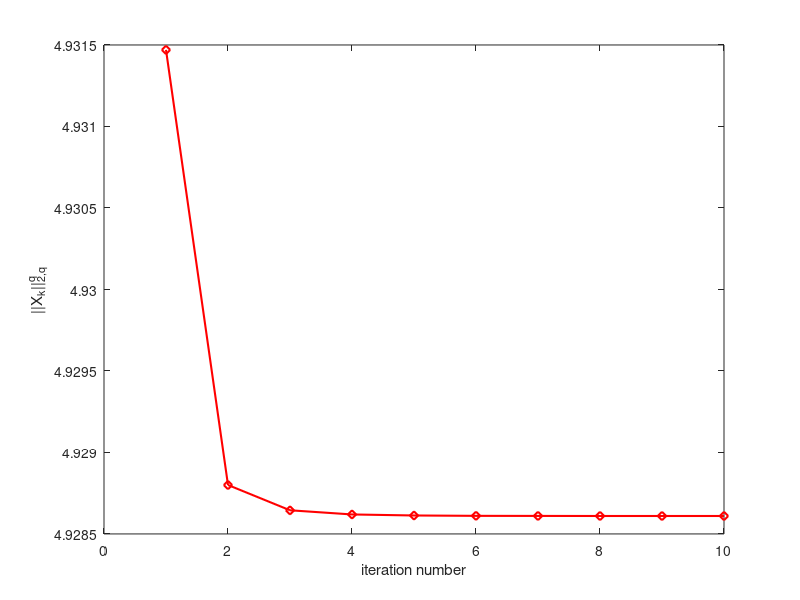
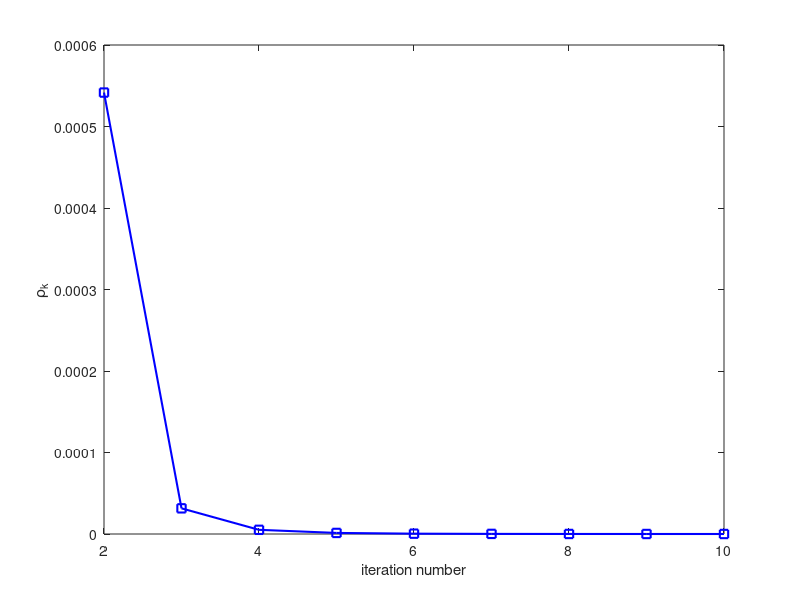

These charts were generated, in order, by the following MATLAB code:
function nearestpoly 
% compute the nearest polynomial to multiple given polynomials
% f0=1
% polynomial basis: e_j=x^j-1, j=1,2,...,n
% multiple given polynoial: f_i=x^i, i=1,2,...,m
% given zero: z=1;
% p=2,q, 0<q<=2
% written by Wenyu Hu
% date: Jul. 2019

clear all
clc
format long

q=.25;
n=6;
m=5;

z=2;

epsilon=1e-8;
isConverged=0;
% e_j(x)
Ve=zeros(n,1);
for j=1:n
    Ve(j)=z^(j-1);
end
norme=norm(Ve,2);

%
f0=@(x)1;
Vf0=zeros(m,1);
for i=1:m
    Vf0(i)=f0(z);
end

%
Vf=zeros(m,1);
for i=1:m
    f{i}=@(x)x^i;
    Vf(i)=f{i}(z);
end

%
if m<=n-1
    % initialize
    A=zeros(m,n);
    for i=1:m
        A(i,1)=-1;
        A(i,i+1)=1;
    end
    D=eye(m);
    X=zeros(m,n);
    c=zeros(n,1);
    iter=0;
tic    
    while ~isConverged
        iter=iter+1;
        % update c
        temp=(ones(m,1)'*D*Vf)/(norme^2);
        c=A'*D*ones(m,1)-temp*Ve;
        c=c/(ones(m,1)'*D*ones(m,1));
        
        % update X 
        pre_X=X;
        X=ones(m,1)*ones(m,1)'*D-(ones(m,1)'*D*ones(m,1))*eye(m);
        X=X*A-temp*ones(m,1)*Ve';
        X=X/(ones(m,1)'*D*ones(m,1));
        
        % update D
        epsilon1=1e-5;
        D=zeros(m);
        for i=1:m
            if norm(X(i,:),2)==0
                temp=norm(X(i,:),2)+epsilon1;
            else
                temp=norm(X(i,:),2);
            end  
            temp=temp^(2-q);
            D(i,i)=1/temp;
        end
        
        % Decision
        if iter>=1
            normX(iter)=Mixed_norm(X,q);
            gapX(iter)=abs(Mixed_norm(pre_X,q)-Mixed_norm(X,q))/Mixed_norm(X,q);
            if gapX(iter)<=epsilon
                isConverged=1;
            end
        end
    end
    
    TimeA=toc;
    
    disp(['Output: q=' num2str(q)])
    c
    % X
    iter
    normX
    gapX
    TimeA
    
    % f0(z)+c'*Ve
    
    figure(1); plot(1:iter,normX,'r-d','LineWidth',1.5); xlabel('iteration number');ylabel('||X_k||_{2,q}^q');
    figure(2); plot(2:iter,gapX(2:end),'b-s','LineWidth',1.5);xlabel('iteration number');ylabel('\rho_k');
else 
    disp('Error: m>=n');
end



%%%%%%%%%%%%%
%%%%%%%%%%%%%
function s=Mixed_norm(X,p)
% compute \|X\|_2,p^p

[m,n]=size(X);

s=0;
for k=1:m
    s=s+norm(X(k,:),2)^p;
end

